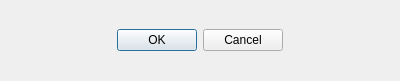
<?xml version="1.0" encoding="UTF-8"?>
<ui version="4.0">
 <class>QGroupQueryBindValues</class>
 <widget class="QDialog" name="QGroupQueryBindValues">
  <property name="geometry">
   <rect>
    <x>0</x>
    <y>0</y>
    <width>400</width>
    <height>81</height>
   </rect>
  </property>
  <property name="windowTitle">
   <string>Values of filter</string>
  </property>
  <layout class="QVBoxLayout" name="verticalLayout_2">
   <property name="leftMargin">
    <number>2</number>
   </property>
   <property name="topMargin">
    <number>2</number>
   </property>
   <property name="rightMargin">
    <number>2</number>
   </property>
   <property name="bottomMargin">
    <number>2</number>
   </property>
   <item>
    <layout class="QGridLayout" name="gl"/>
   </item>
   <item>
    <widget class="QWidget" name="widget" native="true">
     <layout class="QHBoxLayout" name="horizontalLayout">
      <item>
       <spacer name="horizontalSpacer">
        <property name="orientation">
         <enum>Qt::Horizontal</enum>
        </property>
        <property name="sizeHint" stdset="0">
         <size>
          <width>102</width>
          <height>20</height>
         </size>
        </property>
       </spacer>
      </item>
      <item>
       <widget class="QPushButton" name="btnOK">
        <property name="text">
         <string>OK</string>
        </property>
       </widget>
      </item>
      <item>
       <widget class="QPushButton" name="btnCancel">
        <property name="text">
         <string>Cancel</string>
        </property>
       </widget>
      </item>
      <item>
       <spacer name="horizontalSpacer_2">
        <property name="orientation">
         <enum>Qt::Horizontal</enum>
        </property>
        <property name="sizeHint" stdset="0">
         <size>
          <width>102</width>
          <height>20</height>
         </size>
        </property>
       </spacer>
      </item>
     </layout>
    </widget>
   </item>
  </layout>
 </widget>
 <resources/>
 <connections/>
</ui>
